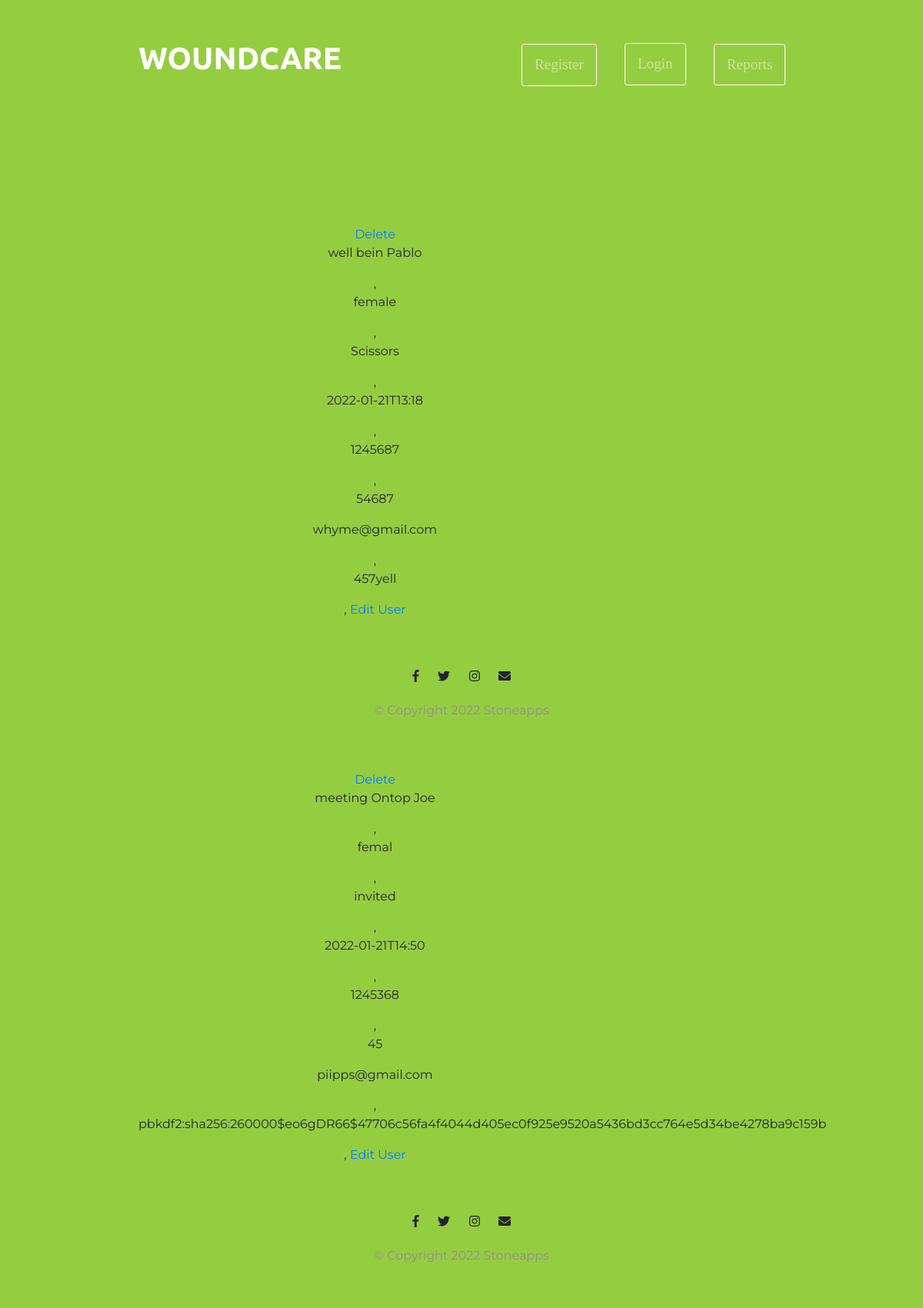
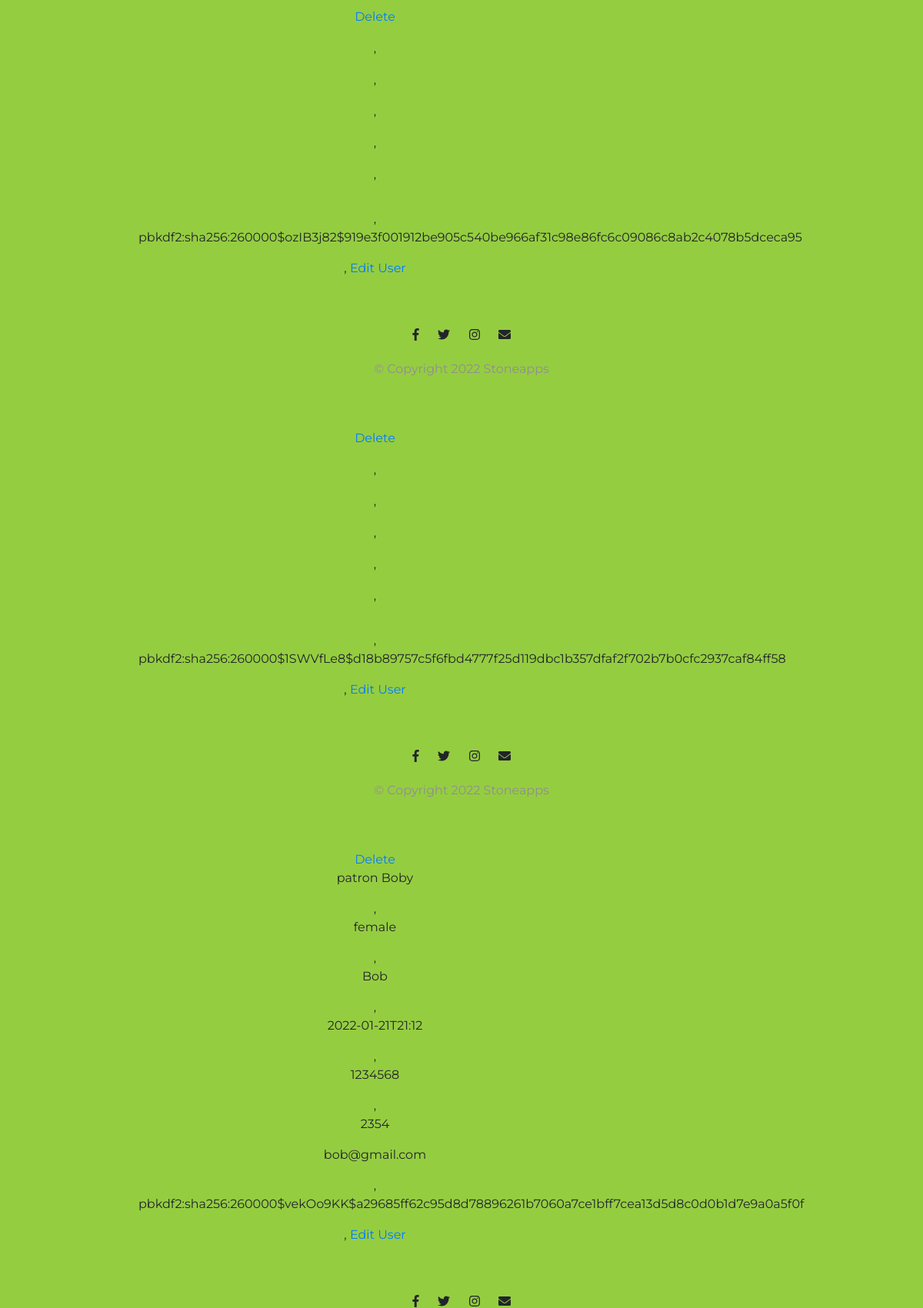
Screenshot of /users (upper part) with the database file from the repository (2 pictures, top to bottom).
### main.py (models this page shows)
class User(UserMixin, db.Model):
    __tablename__ = "users"
    id = db.Column(db.Integer, primary_key=True)
    Full_name = db.Column(db.String(100), nullable=False)
    username = db.Column(db.String(100), nullable=False)
    Gender = db.Column(db.String(100), nullable=False)
    Date_of_birth = db.Column(db.String(100), nullable=False)
    Card_number = db.Column(db.String(100), nullable=False)
    Height = db.Column(db.String(100), nullable=False)
    Medical_History = db.Column(db.String(100), nullable=False)
    email = db.Column(db.String(100), nullable=False)
    password = db.Column(db.String(100), nullable=False)

### main.py (the view)
@app.route('/users')
def users():
    all_users = db.session.query(User).all()
    return render_template('all_users.html', users=all_users)

### templates/all_users.html (shortened to what this page needs)
{% extends 'base.html' %}
{% import 'bootstrap/wtf.html' as wtf %}
{% block content %}
{% for user in users %}
<div class="container fluid col-md-9 ">
    <form>
            <div class="row">
        <div class="col-md-9 form-group" >
     <a href="{{ url_for('delete', id=users.id) }}" class="button">Delete</a>
            <div class="col-md-12 form-group">{{ user.Full_name}}</div>,
            <div class="col-md-12 form-group">{{user.Gender}}</div>,
            <div class="col-md-12 form-group" >{{user.username}}</div>,
            <div class="col-md-12 form-group" >{{ user.Date_of_birth }}</div>,
            <div class="col-md-12 form-group">{{ user.Card_number }}</div>,
            <div class="col-md-12 form-group" >{{user.Height }}</div>
            <div class="col-md-12 form-group">{{user.email}}</div>,
            <div class="col-md-12 form-group">{{user.password}}</div>,
    <a href="{{ url_for('edit', id=users.id) }}" class="button">Edit User</a>
        </div>
        </div>
    </form>
{% include "footer.html"%}
    </div>
 {% endfor %}
{% endblock %}

### templates/footer.html (shortened to what this page needs)
<!DOCTYPE html>
<html lang="en" dir="ltr">
  <head>
    <link rel="stylesheet" href="https://maxcdn.bootstrapcdn.com/bootstrap/4.0.0/css/bootstrap.min.css">
    <link rel="stylesheet" href="css/styles.css">
  </head>
  <body >
    <footer  id="footer">
  <div  style="
    padding-top: 30px;
    padding-bottom: 30px; class="container-fluid bottom_page">
    <i class="social-icon fab fa-facebook-f"></i>
    <i class="social-icon fab fa-twitter"></i>
    <i class="social-icon fab fa-instagram"></i>
    <i class="social-icon fas fa-envelope"></i>
    <p>© Copyright 2022 Stoneapps</p>
  </div>
</footer>
  </body>
</html>

### static/css/styles.css (style rules this page uses)
body { font-family: "Montserrat"; text-align: center; }
p { color: #8f8f8f; }
form { width: 100%; display: block; padding-top: 20px; }
.header_patients { background-color: #95CD41; width: 100%; }
.social-icon { margin: 20px 10px; }

### rows the page displays
User: Full_name "well bein Pablo", Gender "female", username "Scissors", Date_of_birth "2022-01-21T13:18", Card_number "1245687", Height "54687", email "whyme@gmail.com", password "457yell"
User: Full_name "meeting Ontop Joe", Gender "femal", username "invited", Date_of_birth "2022-01-21T14:50", Card_number "1245368", Height "45", email "piipps@gmail.com", password "pbkdf2:sha256:260000$eo6gDR66$47706c56fa4f4044d405ec0f925e9520a5436bd3cc764e5d34be4278ba9c159b"
User: password "pbkdf2:sha256:260000$ozIB3j82$919e3f001912be905c540be966af31c98e86fc6c09086c8ab2c4078b5dceca95"
User: password "pbkdf2:sha256:260000$1SWVfLe8$d18b89757c5f6fbd4777f25d119dbc1b357dfaf2f702b7b0cfc2937caf84ff58"
User: Full_name "patron Boby", Gender "female", username "Bob", Date_of_birth "2022-01-21T21:12", Card_number "1234568", Height "2354", email "bob@gmail.com", password "pbkdf2:sha256:260000$vekOo9KK$a29685ff62c95d8d78896261b7060a7ce1bff7cea13d5d8c0d0b1d7e9a0a5f0f"
